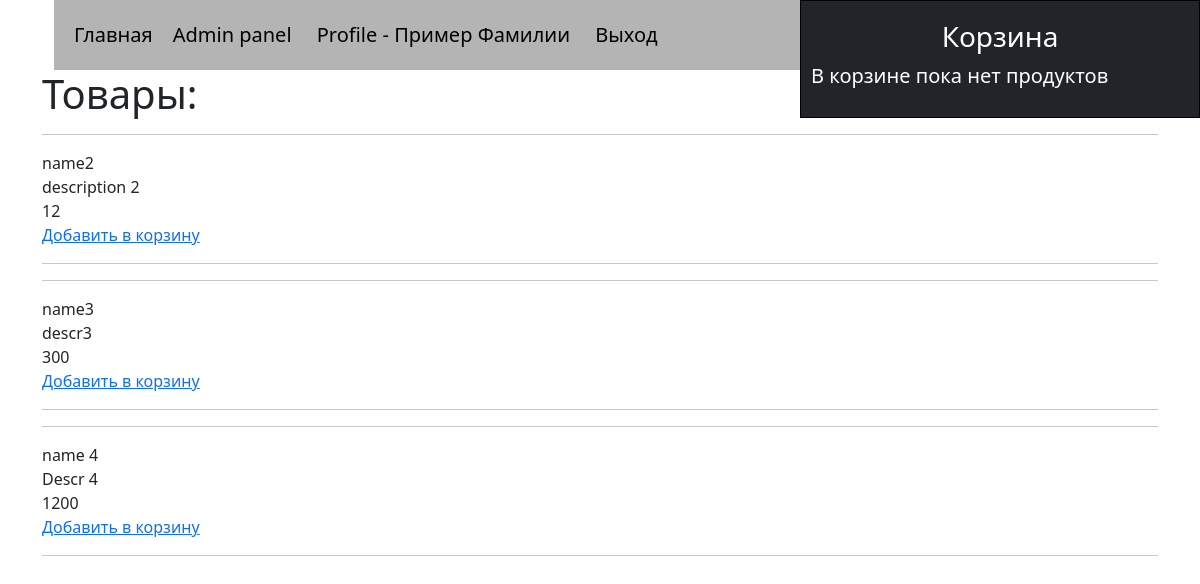
The app's page / (signed in) with its own data.
### tables this page shows
CREATE TABLE `product` (
  `id` int(11) NOT NULL,
  `name` varchar(30) NOT NULL,
  `descr` text NOT NULL,
  `price` int(9) NOT NULL
);

### modules/user_module.php (called while the page is built, shortened)
<?php
    class User{
        private $fio;
        function __construct()
        {
            $this->fio =  $_SESSION['fio']?$_SESSION['fio']:'';
        }
        public function getFio(){
            return $this->fio;
        }
    }
    $user = new User;
?>

### modules/products_module.php (called while the page is built, shortened)
<?php
    require_once('bd.php');
    class Product{
        public function getAllProduct(){
            global $mysql;
            $query = "SELECT * FROM `product`";
            $result = mysqli_query($mysql, $query);
            $result_array = [];
            while($row = mysqli_fetch_assoc($result)){
                $result_array[] = $row;
            }
            return $result_array;
        }
    }
$product = new Product();
?>

### index.php (the view)
<?php
    require 'modules/user_module.php';
    require 'modules/products_module.php';
    if(!empty($user->getFio())){
        require 'basket.php';
    }
    echo '<div class="container">';
        require 'header.php';
        echo '<h1>Товары: </h1>
        <div>';
        foreach($product->getAllProduct() as $product){
            echo '<hr>';
            echo $product['name'];
            echo '<br>';
            echo $product['descr'];
            echo '<br>';
            echo $product['price'];
            if(!empty($user->getFio())){
                echo '<br><a href="?action=add&id='.$product['id'].'">Добавить в корзину</a>';
            }
            echo '<hr>';
        }
        echo '</div>';
    echo '</div>';
?>

### css/style.css (style rules this page uses)
.container { position: relative; }

### records on screen
product: name "name2", descr "description 2", price "12"
product: name "name3", descr "descr3", price "300"
product: name "name 4", descr "Descr 4", price "1200"

### other values on screen
$user->getFio() "Пример Фамилии"
